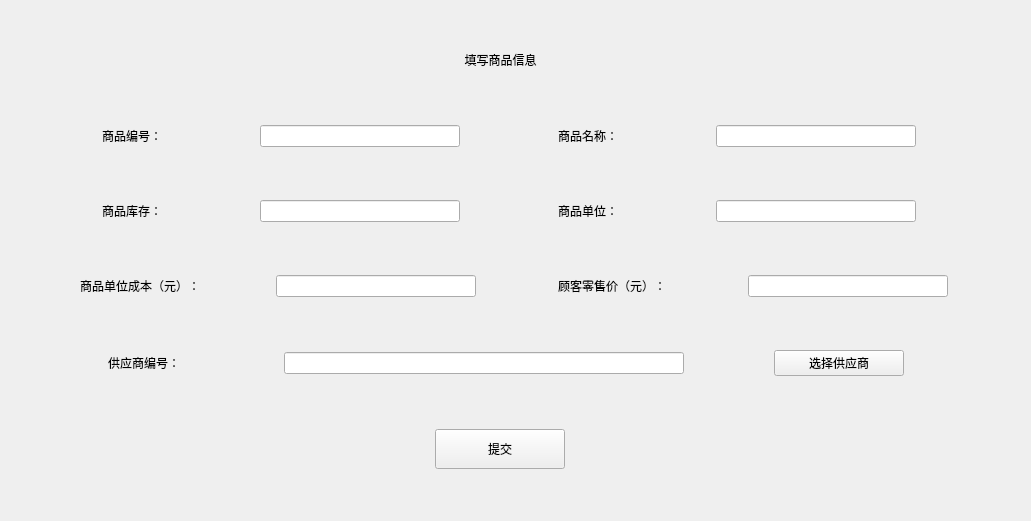
         <widget class="QWidget" name="tb_goods_add">
          <property name="geometry">
           <rect>
            <x>0</x>
            <y>0</y>
            <width>1031</width>
            <height>521</height>
           </rect>
          </property>
          <attribute name="icon">
           <iconset resource="../main.qrc">
            <normaloff>:/img/resource/add_icon.png</normaloff>:/img/resource/add_icon.png</iconset>
          </attribute>
          <attribute name="label">
           <string>添加商品信息</string>
          </attribute>
          <widget class="QWidget" name="layoutWidget">
           <property name="geometry">
            <rect>
             <x>10</x>
             <y>0</y>
             <width>981</width>
             <height>521</height>
            </rect>
           </property>
           <layout class="QVBoxLayout" name="verticalLayout_7">
            <item>
             <widget class="QLabel" name="label_28">
              <property name="maximumSize">
               <size>
                <width>16777215</width>
                <height>25</height>
               </size>
              </property>
              <property name="text">
               <string>填写商品信息</string>
              </property>
              <property name="alignment">
               <set>Qt::AlignCenter</set>
              </property>
             </widget>
            </item>
            <item>
             <layout class="QHBoxLayout" name="horizontalLayout_9">
              <item>
               <widget class="QLabel" name="label_29">
                <property name="maximumSize">
                 <size>
                  <width>100</width>
                  <height>16777215</height>
                 </size>
                </property>
                <property name="text">
                 <string>商品编号：</string>
                </property>
                <property name="alignment">
                 <set>Qt::AlignCenter</set>
                </property>
               </widget>
              </item>
              <item>
               <widget class="QLineEdit" name="goodsid_goods_add">
                <property name="maximumSize">
                 <size>
                  <width>200</width>
                  <height>16777215</height>
                 </size>
                </property>
                <property name="focusPolicy">
                 <enum>Qt::NoFocus</enum>
                </property>
               </widget>
              </item>
              <item>
               <widget class="QLabel" name="label_30">
                <property name="maximumSize">
                 <size>
                  <width>100</width>
                  <height>16777215</height>
                 </size>
                </property>
                <property name="text">
                 <string>商品名称：</string>
                </property>
                <property name="alignment">
                 <set>Qt::AlignCenter</set>
                </property>
               </widget>
              </item>
              <item>
               <widget class="QLineEdit" name="goodsname_goods_add">
                <property name="maximumSize">
                 <size>
                  <width>200</width>
                  <height>16777215</height>
                 </size>
                </property>
               </widget>
              </item>
             </layout>
            </item>
            <item>
             <layout class="QHBoxLayout" name="horizontalLayout_10">
              <item>
               <widget class="QLabel" name="label_31">
                <property name="maximumSize">
                 <size>
                  <width>100</width>
                  <height>16777215</height>
                 </size>
                </property>
                <property name="text">
                 <string>商品库存：</string>
                </property>
                <property name="alignment">
                 <set>Qt::AlignCenter</set>
                </property>
               </widget>
              </item>
              <item>
               <widget class="QLineEdit" name="stock_goods_add">
                <property name="maximumSize">
                 <size>
                  <width>200</width>
                  <height>16777215</height>
                 </size>
                </property>
               </widget>
              </item>
              <item>
               <widget class="QLabel" name="label_32">
                <property name="maximumSize">
                 <size>
                  <width>100</width>
                  <height>16777215</height>
                 </size>
                </property>
                <property name="text">
                 <string>商品单位：</string>
                </property>
                <property name="alignment">
                 <set>Qt::AlignCenter</set>
                </property>
               </widget>
              </item>
              <item>
               <widget class="QLineEdit" name="unit_goods_add">
                <property name="maximumSize">
                 <size>
                  <width>200</width>
                  <height>16777215</height>
                 </size>
                </property>
               </widget>
              </item>
             </layout>
            </item>
            <item>
             <layout class="QHBoxLayout" name="horizontalLayout_11">
              <item>
               <widget class="QLabel" name="label_33">
                <property name="maximumSize">
                 <size>
                  <width>180</width>
                  <height>16777215</height>
                 </size>
                </property>
                <property name="text">
                 <string>商品单位成本（元）：</string>
                </property>
                <property name="alignment">
                 <set>Qt::AlignCenter</set>
                </property>
               </widget>
              </item>
              <item>
               <widget class="QLineEdit" name="unitcost_goods_add">
                <property name="maximumSize">
                 <size>
                  <width>200</width>
                  <height>16777215</height>
                 </size>
                </property>
               </widget>
              </item>
              <item>
               <widget class="QLabel" name="label_34">
                <property name="maximumSize">
                 <size>
                  <width>180</width>
                  <height>16777215</height>
                 </size>
                </property>
                <property name="text">
                 <string>顾客零售价（元）：</string>
                </property>
                <property name="alignment">
                 <set>Qt::AlignCenter</set>
                </property>
               </widget>
              </item>
              <item>
               <widget class="QLineEdit" name="price_goods_add">
                <property name="maximumSize">
                 <size>
                  <width>200</width>
                  <height>16777215</height>
                 </size>
                </property>
                <property name="text">
                 <string/>
                </property>
               </widget>
              </item>
             </layout>
            </item>
            <item>
             <layout class="QHBoxLayout" name="horizontalLayout_12">
              <item>
               <widget class="QLabel" name="label_35">
                <property name="maximumSize">
                 <size>
                  <width>100</width>
                  <height>16777215</height>
                 </size>
                </property>
                <property name="text">
                 <string>供应商编号：</string>
                </property>
                <property name="alignment">
                 <set>Qt::AlignCenter</set>
                </property>
               </widget>
              </item>
              <item>
               <widget class="QLineEdit" name="supplier_goods_add">
                <property name="maximumSize">
                 <size>
                  <width>400</width>
                  <height>16777215</height>
                 </size>
                </property>
                <property name="focusPolicy">
                 <enum>Qt::NoFocus</enum>
                </property>
               </widget>
              </item>
              <item>
               <widget class="QPushButton" name="ChooseSupplier_goods_add">
                <property name="minimumSize">
                 <size>
                  <width>130</width>
                  <height>0</height>
                 </size>
                </property>
                <property name="maximumSize">
                 <size>
                  <width>100</width>
                  <height>16777215</height>
                 </size>
                </property>
                <property name="text">
                 <string>选择供应商</string>
                </property>
               </widget>
              </item>
             </layout>
            </item>
            <item>
             <layout class="QHBoxLayout" name="horizontalLayout_20">
              <item>
               <widget class="QPushButton" name="submit_goods_add">
                <property name="minimumSize">
                 <size>
                  <width>130</width>
                  <height>40</height>
                 </size>
                </property>
                <property name="maximumSize">
                 <size>
                  <width>100</width>
                  <height>16777215</height>
                 </size>
                </property>
                <property name="text">
                 <string>提交</string>
                </property>
               </widget>
              </item>
             </layout>
            </item>
           </layout>
          </widget>
         </widget>
